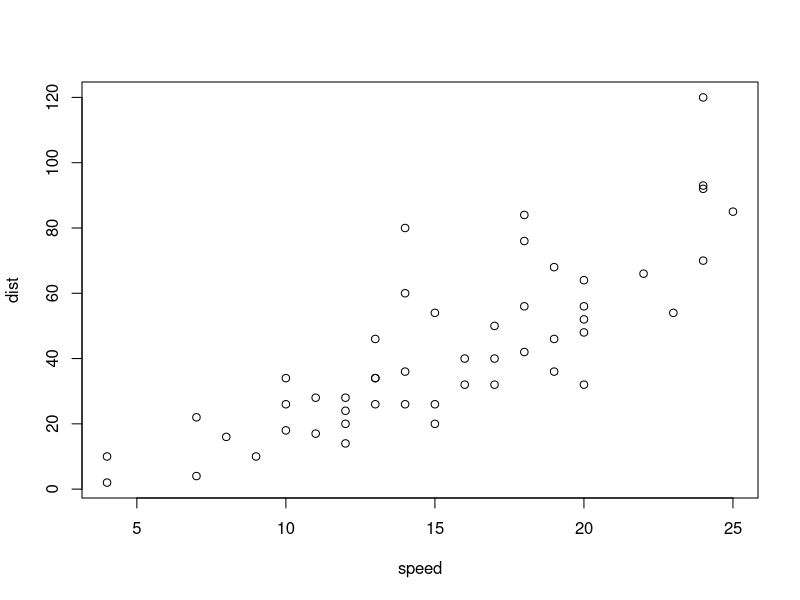
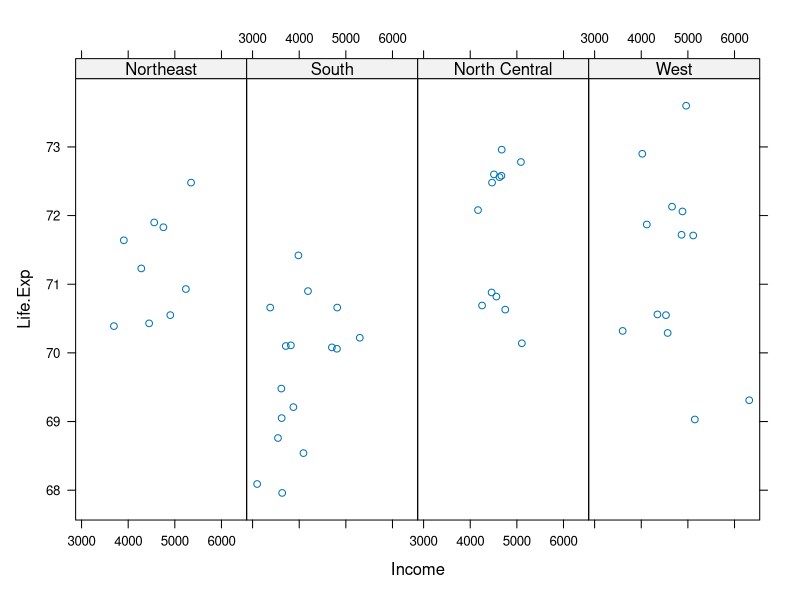
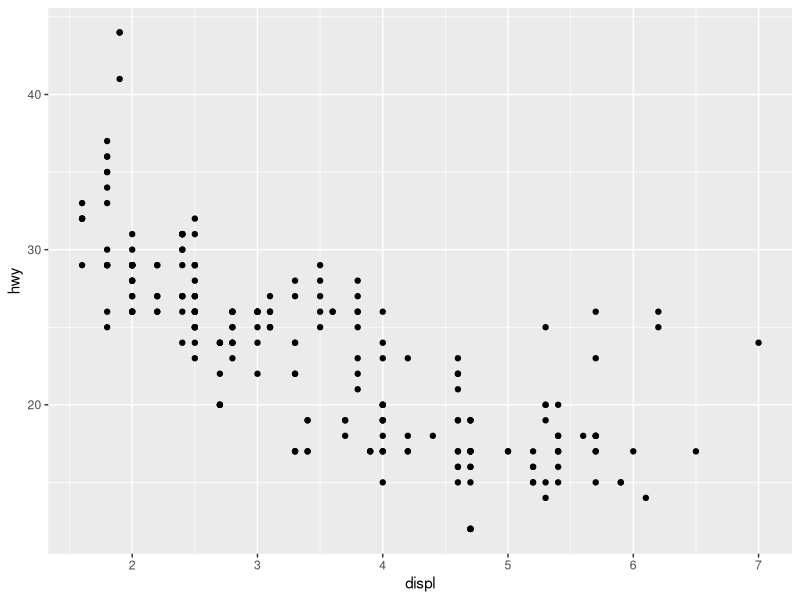
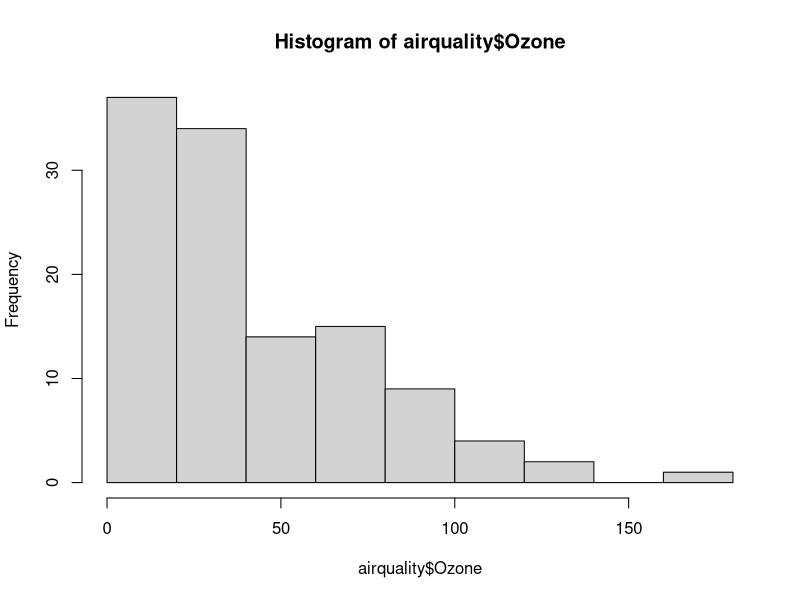
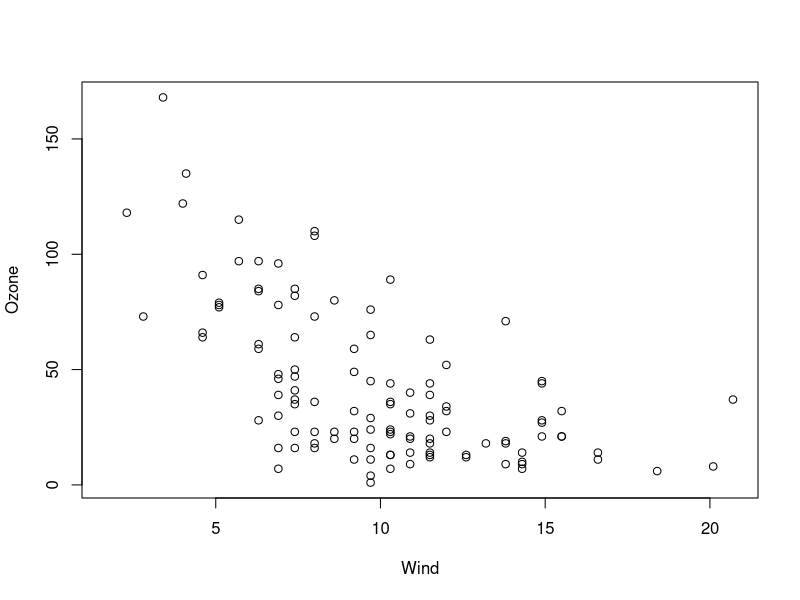
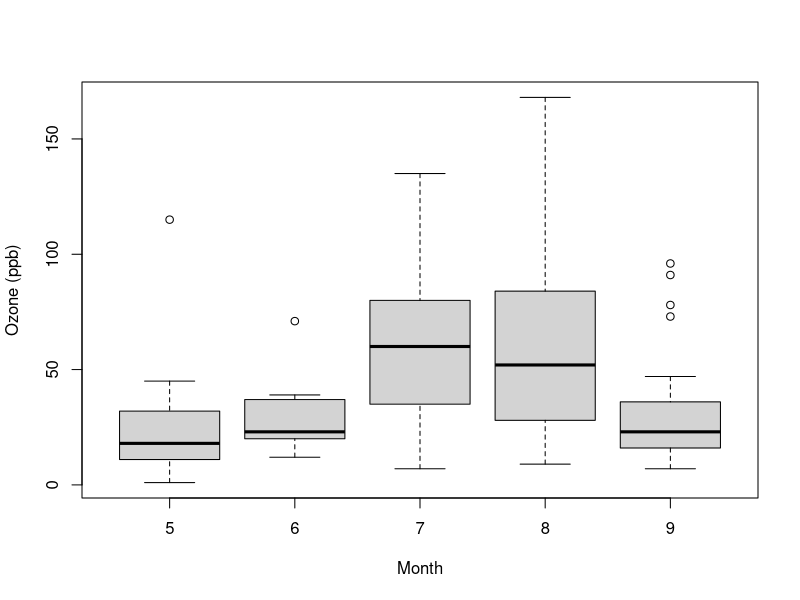
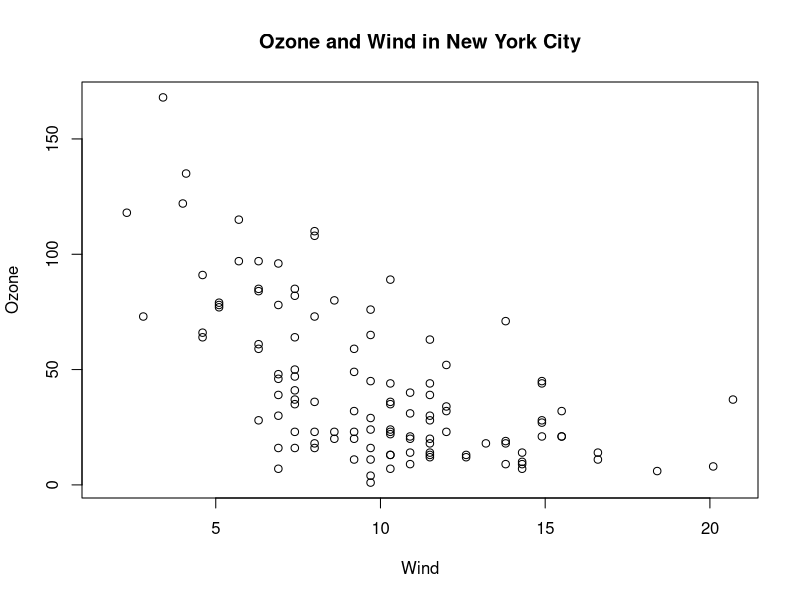
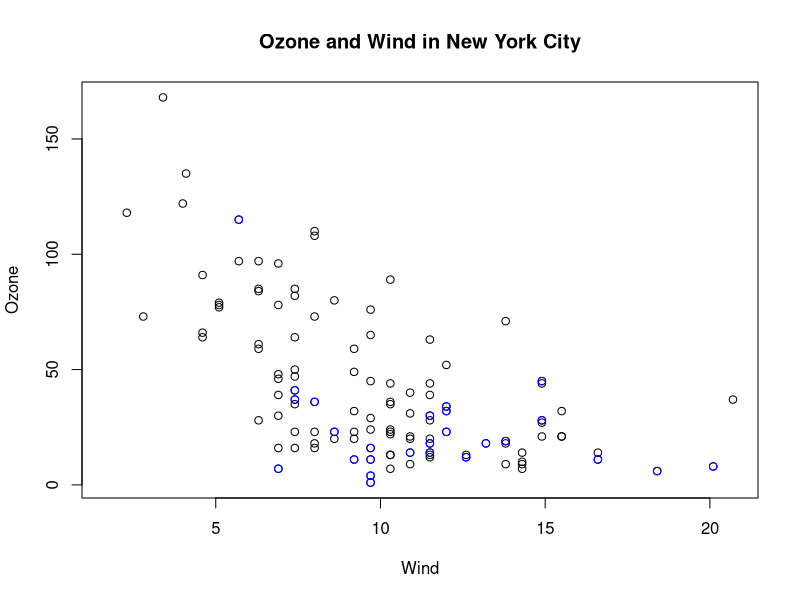

Write R code to recreate these figures, in order.
library(datasets)
data(cars)
with(cars, plot(speed, dist))

#The Lattice System
library(lattice)
state <- data.frame(state.x77, region = state.region)
xyplot(Life.Exp ~ Income | region, data = state, layout = c(4,1))

#The ggplot2 System
library(ggplot2)
data(mpg)
qplot(displ, hwy, data = mpg)

#------------------------

#Base Plotting
library(datasets)
hist(airquality$Ozone)

with(airquality, plot(Wind, Ozone))

airquality <- transform(airquality, Month = factor(Month))
boxplot(Ozone ~ Month, airquality, xlab = "Month", ylab = "Ozone (ppb)")

# pch: the plotting symbol
# lty: the line type (default is solid line), can be dashed, dotted
# lwd: the line width, specified as an integer multiple
# col: the plotting color - colors() gives you a vector of colors by name
# xlab: character string for x-axis label
# ylab: character string for the y-axis label

#par() used to specify the global graphics paramteres

# las: orientation of the axis labels on the plot
# bg: background color
# mar: margin size
# oma: outer margin size
# mfrow: # of plots per row, column (plots filled row-wise)
# mfcol: # of plots per row, column (plots filled column-wise)

# You can see the default params by calling par() with a string of the param eg par('las')

with(airquality, plot(Wind, Ozone))
title(main = "Ozone and Wind in New York City")

with(airquality, plot(Wind, Ozone, main = "Ozone and Wind in New York City"))
with(subset(airquality, Month == 5), points(Wind, Ozone, col = "blue"))

with(airquality, plot(Wind, Ozone, main = "Ozone and Wind in New York City", type = "n"))
with(subset(airquality, Month == 5), points(Wind, Ozone, col = "blue"))
with(subset(airquality, Month != 5), points(Wind, Ozone, col = "red"))
legend("topright", pch = 1, col = c("blue", "red"), legend = c("May", "Other Months"))

with(airquality, plot(Wind, Ozone, main = "Ozone and Wind in New York City", pch = 20))
model <- lm(Ozone ~ Wind, airquality)
abline(model, lwd = 2)

par(mfrow = c(1, 2))
with(airquality, {
  plot(Wind, Ozone, main = "Ozone and Wind")
  plot(Solar.R, Ozone, main = "Ozone and Solar Radiation")
})

par(mfrow = c(1, 3), mar = c(4, 4, 2, 1), oma = c(0, 0, 2, 0))
with(airquality, {
  plot(Wind, Ozone, main = "Ozone and Wind")
  plot(Solar.R, Ozone, main = "Ozone and Solar Radiation")
  plot(Temp, Ozone, main = "Ozone and Temperature")
  mtext("Ozone and Weather in New York City", outer = TRUE)
})